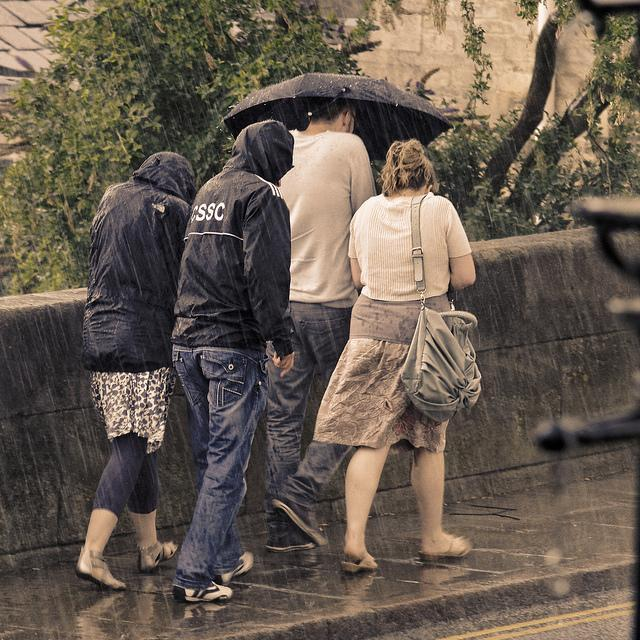
#> input picture color/image3.jpg, 640 x 640 px
$ python color_inference.py --image ../color/image3.jpg
#> lines starting #> are read from the running program, lines starting #| are printed output that depends on the picture
import numpy as np
import cv2
from PIL import Image
import matplotlib.pyplot as plt
from sklearn.cluster import KMeans
import colorsys
from pathlib import Path
from typing import List, Dict, Tuple
import pandas as pd

class ColorEmotionInference:
    """색상 기반 감정 추론 모듈"""

    def __init__(self):
        """
        색상 기반 감정 추론기
        색채 심리학 이론을 기반으로 한 색상-감정 매핑
        """
        # 17가지 감정 정의 (CLIP 모델과 동일)
        self.emotions = [
            "Happiness", "Confidence", "Surprise", "Pain", "Disquietment",
            "Fear", "Yearning", "Excitement", "Embarrassment", "Affection",
            "Aversion", "Engagement", "Anticipation", "Sensitivity",
            "Annoyance", "Sympathy", "Pleasure"
        ]

        # 색상-감정 매핑 (퍼센트 기반)
        self.color_emotion_mapping = self._initialize_color_emotion_mapping()

    def _initialize_color_emotion_mapping(self) -> Dict:
        """
        색상과 감정 간의 매핑 정의 (퍼센트 기반) - 더 구체적이고 세밀한 분류
        HSV 색상 공간 기반으로 정의
        """
        return {
            # === 빨간색 계열 ===
            "pure_red": {
                "emotions": {
                    "Excitement": 0.850, "Confidence": 0.780, "Annoyance": 0.650,
                    "Pain": 0.520, "Engagement": 0.480
                },
                "hue_range": [(0, 15), (345, 360)], "saturation_min": 0.6, "value_min": 0.4
            },
            "dark_red": {
                "emotions": {
                    "Pain": 0.720, "Annoyance": 0.680, "Aversion": 0.620,
                    "Disquietment": 0.580, "Fear": 0.450
                },
                "hue_range": [(0, 15), (345, 360)], "saturation_min": 0.4, "value_max": 0.4
            },
            "light_red": {
                "emotions": {
                    "Affection": 0.680, "Excitement": 0.620, "Happiness": 0.580,
                    "Embarrassment": 0.540, "Pleasure": 0.480
                },
                "hue_range": [(0, 15), (345, 360)], "saturation_range": (0.3, 0.6), "value_min": 0.7
            },

            # === 주황색 계열 ===
            "pure_orange": {
                "emotions": {
                    "Happiness": 0.880, "Excitement": 0.820, "Confidence": 0.750,
                    "Pleasure": 0.680, "Anticipation": 0.590
                },
                "hue_range": [(15, 35)], "saturation_min": 0.5, "value_min": 0.5
            },
            "dark_orange": {
                "emotions": {
                    "Confidence": 0.680, "Engagement": 0.620, "Sympathy": 0.580,
                    "Sensitivity": 0.520, "Annoyance": 0.450
                },
                "hue_range": [(15, 35)], "saturation_min": 0.3, "value_max": 0.5
            },
            "light_orange": {
                "emotions": {
                    "Happiness": 0.780, "Pleasure": 0.720, "Affection": 0.650,
                    "Sympathy": 0.580, "Sensitivity": 0.520
                },
                "hue_range": [(15, 35)], "saturation_range": (0.2, 0.5), "value_min": 0.7
            },

            # === 노란색 계열 ===
            "pure_yellow": {
                "emotions": {
                    "Happiness": 0.920, "Surprise": 0.780, "Excitement": 0.750,
                    "Anticipation": 0.680, "Confidence": 0.620
                },
                "hue_range": [(35, 65)], "saturation_min": 0.6, "value_min": 0.7
            },
            "dark_yellow": {
                "emotions": {
                    "Disquietment": 0.620, "Aversion": 0.580, "Annoyance": 0.540,
                    "Sensitivity": 0.500, "Pain": 0.450
                },
                "hue_range": [(35, 65)], "saturation_min": 0.3, "value_max": 0.6
            },
            "light_yellow": {
                "emotions": {
                    "Happiness": 0.720, "Pleasure": 0.680, "Sympathy": 0.620,
                    "Affection": 0.580, "Sensitivity": 0.520
                },
                "hue_range": [(35, 65)], "saturation_range": (0.1, 0.4), "value_min": 0.8
            },

            # === 초록색 계열 ===
            "pure_green": {
                "emotions": {
                    "Pleasure": 0.820, "Sympathy": 0.780, "Affection": 0.720,
                    "Engagement": 0.680, "Sensitivity": 0.580
                },
                "hue_range": [(65, 140)], "saturation_min": 0.4, "value_min": 0.3
            },
            "dark_green": {
                "emotions": {
                    "Engagement": 0.680, "Sympathy": 0.620, "Sensitivity": 0.580,
                    "Disquietment": 0.520, "Aversion": 0.480
                },
                "hue_range": [(65, 140)], "saturation_min": 0.3, "value_max": 0.4
            },
            "light_green": {
                "emotions": {
                    "Pleasure": 0.750, "Sympathy": 0.690, "Affection": 0.640,
                    "Sensitivity": 0.590, "Happiness": 0.520
                },
                "hue_range": [(65, 140)], "saturation_range": (0.2, 0.5), "value_min": 0.6
            },

            # === 파란색 계열 ===
            "pure_blue": {
                "emotions": {
                    "Happiness": 0.720, "Pleasure": 0.680, "Confidence": 0.620,
                    "Engagement": 0.580, "Sensitivity": 0.480
                },
                "hue_range": [(140, 240)], "saturation_min": 0.5, "value_min": 0.4
            },
            "dark_blue": {
                "emotions": {
                    "Confidence": 0.680, "Engagement": 0.620, "Yearning": 0.580,
                    "Sensitivity": 0.520, "Disquietment": 0.480
                },
                "hue_range": [(140, 240)], "saturation_min": 0.3, "value_max": 0.4
            },
            "light_blue": {
                "emotions": {
                    "Happiness": 0.820, "Pleasure": 0.780, "Confidence": 0.720,
                    "Affection": 0.650, "Sensitivity": 0.420
                },
                "hue_range": [(140, 240)], "saturation_range": (0.2, 0.6), "value_min": 0.6
            },

            # === 보라색 계열 ===
            "pure_purple": {
                "emotions": {
                    "Yearning": 0.820, "Sensitivity": 0.750, "Embarrassment": 0.680,
                    "Surprise": 0.620, "Anticipation": 0.540
                },
                "hue_range": [(240, 300)], "saturation_min": 0.5, "value_min": 0.4
            },
            "dark_purple": {
                "emotions": {
                    "Fear": 0.680, "Disquietment": 0.640, "Yearning": 0.600,
                    "Pain": 0.560, "Aversion": 0.520
                },
                "hue_range": [(240, 300)], "saturation_min": 0.3, "value_max": 0.4
            },
            "light_purple": {
                "emotions": {
                    "Sensitivity": 0.720, "Affection": 0.680, "Sympathy": 0.640,
                    "Pleasure": 0.580, "Embarrassment": 0.520
                },
                "hue_range": [(240, 300)], "saturation_range": (0.2, 0.5), "value_min": 0.6
            },

            # === 분홍색 계열 ===
            "pure_pink": {
                "emotions": {
                    "Affection": 0.880, "Happiness": 0.780, "Embarrassment": 0.680,
                    "Pleasure": 0.640, "Sympathy": 0.580
                },
                "hue_range": [(300, 340)], "saturation_min": 0.4, "value_min": 0.5
            },
            "dark_pink": {
                "emotions": {
                    "Affection": 0.720, "Sympathy": 0.680, "Sensitivity": 0.620,
                    "Embarrassment": 0.580, "Yearning": 0.520
                },
                "hue_range": [(300, 340)], "saturation_min": 0.3, "value_max": 0.6
            },
            "light_pink": {
                "emotions": {
                    "Affection": 0.820, "Happiness": 0.750, "Pleasure": 0.680,
                    "Sympathy": 0.620, "Sensitivity": 0.580
                },
                "hue_range": [(300, 340)], "saturation_range": (0.1, 0.4), "value_min": 0.7
            },

            # === 갈색 계열 ===
            "brown": {
                "emotions": {
                    "Sympathy": 0.680, "Sensitivity": 0.640, "Engagement": 0.580,
                    "Disquietment": 0.520, "Aversion": 0.480
                },
                "hue_range": [(10, 35)], "saturation_range": (0.2, 0.6), "value_range": (0.2, 0.7)
            },

            # === 무채색 계열 ===
            "white": {
                "emotions": {
                    "Happiness": 0.750, "Surprise": 0.680, "Pleasure": 0.620,
                    "Confidence": 0.580, "Sensitivity": 0.520
                },
                "hue_range": [(0, 360)], "saturation_max": 0.1, "value_min": 0.9
            },
            "cream": {
                "emotions": {
                    "Sympathy": 0.720, "Sensitivity": 0.680, "Affection": 0.620,
                    "Pleasure": 0.580, "Happiness": 0.520
                },
                "hue_range": [(0, 360)], "saturation_range": (0.05, 0.25), "value_min": 0.85
            },
            "gray": {
                "emotions": {
                    "Disquietment": 0.720, "Pain": 0.650, "Aversion": 0.580,
                    "Sensitivity": 0.520, "Sympathy": 0.440
                },
                "hue_range": [(0, 360)], "saturation_max": 0.2, "value_range": (0.3, 0.85)
            },
            "black": {
                "emotions": {
                    "Fear": 0.850, "Disquietment": 0.780, "Pain": 0.720,
                    "Aversion": 0.680, "Annoyance": 0.580
                },
                "hue_range": [(0, 360)], "saturation_max": 0.3, "value_max": 0.3
            }
        }

    def extract_dominant_colors(self, image_path: str, n_colors: int = 5,
                              resize_width: int = 150) -> Tuple[np.ndarray, np.ndarray]:
        """K-means를 사용하여 이미지에서 주요 색상 추출"""
#> called with image_path = '../color/image3.jpg', n_colors = 5, resize_width = 150
        image = cv2.imread(str(image_path))
#> image is the input picture: shape (640, 640, 3); mean B, G, R 79.3, 90.7, 102.3
        if image is None:
            raise ValueError(f"이미지를 불러올 수 없습니다: {image_path}")

        image = cv2.cvtColor(image, cv2.COLOR_BGR2RGB)

        # 리사이즈 (처리 속도 향상)
        original_shape = image.shape
#> original_shape = (640, 640, 3)
        aspect_ratio = original_shape[1] / original_shape[0]
#> aspect_ratio = 1
        new_height = int(resize_width / aspect_ratio)
#> new_height = 150
        image = cv2.resize(image, (resize_width, new_height))
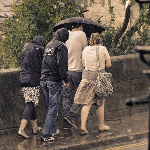
#> image: shape (150, 150, 3); mean R, G, B 102.2, 90.6, 79.2

        # 픽셀 데이터를 1D 배열로 변환
        pixels = image.reshape(-1, 3)

        # K-means 클러스터링
        kmeans = KMeans(n_clusters=n_colors, random_state=42, n_init=10)
        kmeans.fit(pixels)

        # 주요 색상과 비율 계산
        colors = kmeans.cluster_centers_.astype(int)
        labels = kmeans.labels_

        # 각 클러스터의 비율 계산
        unique_labels, counts = np.unique(labels, return_counts=True)
        percentages = counts / len(labels)

        # 비율 순으로 정렬
        sorted_indices = np.argsort(percentages)[::-1]
        colors = colors[sorted_indices]
        percentages = percentages[sorted_indices]

        return colors, percentages

    def rgb_to_hsv(self, rgb: np.ndarray) -> Tuple[float, float, float]:
        """RGB를 HSV로 변환"""
        r, g, b = rgb / 255.0
        h, s, v = colorsys.rgb_to_hsv(r, g, b)
        return h * 360, s, v  # H를 0-360도로 변환

    def classify_color(self, rgb: np.ndarray) -> List[str]:
        """RGB 색상을 색상 카테고리로 분류"""
        h, s, v = self.rgb_to_hsv(rgb)
        matched_categories = []

        for category, config in self.color_emotion_mapping.items():
            # 색조(Hue) 체크
            hue_match = False
            for hue_min, hue_max in config["hue_range"]:
                if hue_min <= h <= hue_max:
                    hue_match = True
                    break

            if not hue_match:
                continue

            # 채도(Saturation) 체크
            if "saturation_min" in config and s < config["saturation_min"]:
                continue
            if "saturation_max" in config and s > config["saturation_max"]:
                continue
            if "saturation_range" in config:
                s_min, s_max = config["saturation_range"]
                if not (s_min <= s <= s_max):
                    continue

            # 명도(Value) 체크
            if "value_min" in config and v < config["value_min"]:
                continue
            if "value_max" in config and v > config["value_max"]:
                continue
            if "value_range" in config:
                v_min, v_max = config["value_range"]
                if not (v_min <= v <= v_max):
                    continue

            matched_categories.append(category)

        return matched_categories

    def predict_emotions(self, image_path: str, n_colors: int = 5) -> Dict:
        """
        이미지에서 색상을 추출하고 감정을 예측

        Args:
            image_path: 이미지 파일 경로
            n_colors: 추출할 색상 수

        Returns:
            감정 예측 결과
        """
        # 주요 색상 추출
        colors, percentages = self.extract_dominant_colors(image_path, n_colors)

        # 감정 점수 초기화
        emotion_scores = {emotion: 0.0 for emotion in self.emotions}

        color_analysis = []

        # 각 색상에 대해 감정 점수 계산
        for i, (color, percentage) in enumerate(zip(colors, percentages)):
            h, s, v = self.rgb_to_hsv(color)
            categories = self.classify_color(color)

            color_info = {
                "rank": i + 1,
                "rgb": color.tolist(),
                "hsv": [round(h, 1), round(s, 3), round(v, 3)],
                "percentage": round(percentage * 100, 2),
                "categories": categories,
                "emotions": {}
            }

            # 각 카테고리에서 감정 점수 추가
            for category in categories:
                config = self.color_emotion_mapping[category]
                for emotion, emotion_percentage in config["emotions"].items():
                    # 색상 비율 × 감정 퍼센트로 점수 계산
                    score = percentage * (emotion_percentage / 100.0)
                    emotion_scores[emotion] += score

                    if emotion not in color_info["emotions"]:
                        color_info["emotions"][emotion] = 0
                    color_info["emotions"][emotion] += score

            color_analysis.append(color_info)

        # 감정 점수를 퍼센트로 정규화 (총합 100%)
        total_score = sum(emotion_scores.values())
        if total_score > 0:
            percentage_scores = {emotion: (score / total_score) * 100
                               for emotion, score in emotion_scores.items()}
        else:
            percentage_scores = {emotion: 0.0 for emotion in self.emotions}

        # 결과 정리
        sorted_emotions = sorted(percentage_scores.items(), key=lambda x: x[1], reverse=True)

        return {
            "method": "color_analysis",
            "image_path": str(image_path),
            "dominant_colors": color_analysis,
            "emotion_percentages": {emotion: round(pct, 3) for emotion, pct in percentage_scores.items()},
            "top_emotions": [(emotion, round(pct, 3)) for emotion, pct in sorted_emotions[:5]],
            "predicted_emotions": [emotion for emotion, pct in sorted_emotions if pct > 5.0]
        }

# 테스트용 메인 함수 (단독 실행시에만 동작)
if __name__ == "__main__":
    import argparse

    parser = argparse.ArgumentParser(description="Color-based Emotion Inference Module")
    parser.add_argument('--image', required=True, help='Image file path')
    parser.add_argument('--colors', type=int, default=5, help='Number of colors to extract')

    args = parser.parse_args()

    # 색상 감정 분석기 테스트
    analyzer = ColorEmotionInference()
    result = analyzer.predict_emotions(args.image, n_colors=args.colors)

    print("\n" + "="*60)
    print("COLOR EMOTION ANALYSIS (MODULE TEST)")
    print("="*60)
    print(f"Image: {args.image}")
    print(f"Colors extracted: {len(result['dominant_colors'])}")

    print("\nDominant Colors:")
    for color_info in result['dominant_colors']:
        rgb = color_info['rgb']
        pct = color_info['percentage']
        categories = color_info['categories']
        print(f"  #{color_info['rank']}: RGB{rgb} ({pct:.1f}%) - {categories}")

    print(f"\nTop 5 Emotions:")
    for emotion, percentage in result['top_emotions']:
        print(f"  {emotion:15s}: {percentage:.3f}%")

    print(f"\nPredicted Emotions (>5%): {result['predicted_emotions']}")
